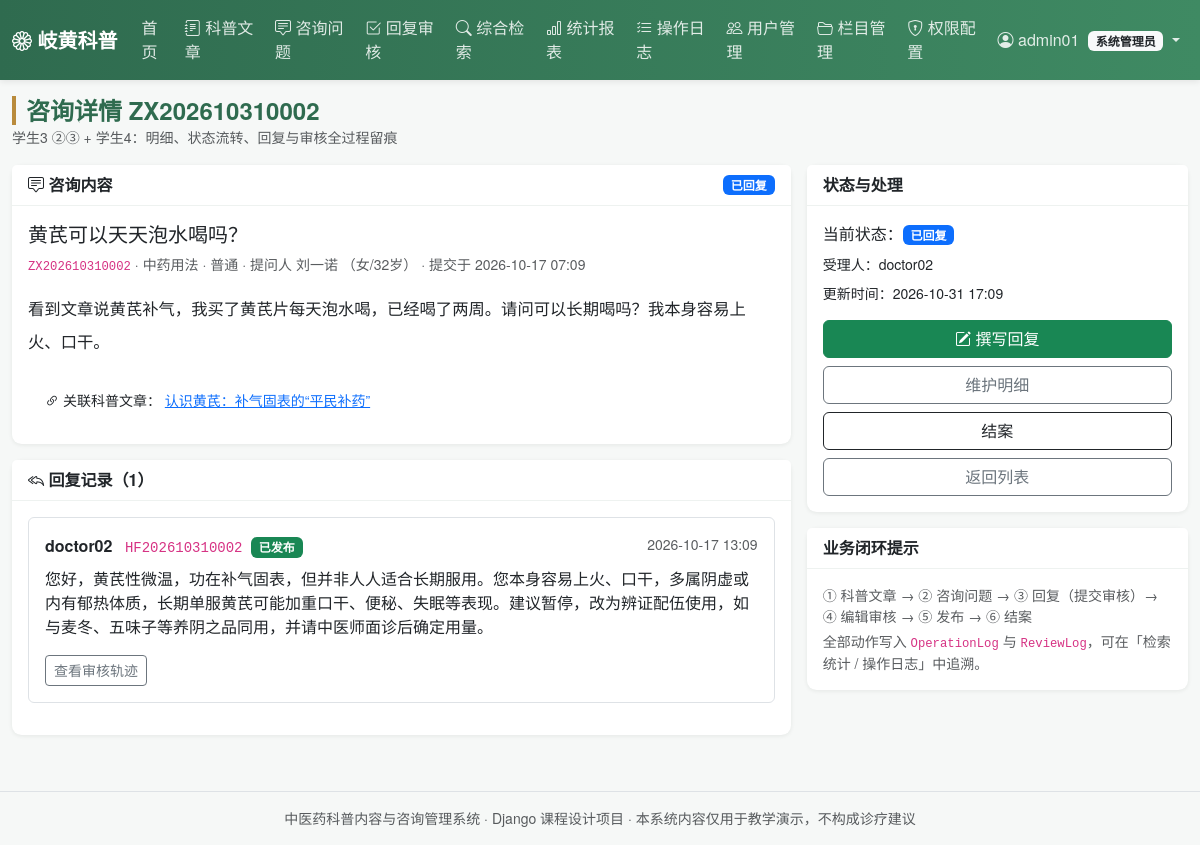
The page /consult/2/ (signed in) on the database its author committed.
### main_app/models.py (models this page shows, shortened)
class Menu(models.Model):
    name = models.CharField('菜单名称', max_length=50)
    code = models.CharField('权限编码', max_length=50, unique=True,
                            help_text='与装饰器 module_required 使用的编码一致')
    url_name = models.CharField('对应路由名', max_length=100, blank=True)
    icon = models.CharField('图标类名', max_length=50, blank=True, default='bi-grid')
    roles = models.CharField('可见角色', max_length=100, default='admin,editor,consultant,user',
                             help_text='逗号分隔：admin,editor,consultant,user')
    order = models.IntegerField('排序', default=0)
    is_active = models.BooleanField('启用', default=True)
    class Meta:
        verbose_name = '菜单权限'
        verbose_name_plural = '菜单权限'
        ordering = ['order', 'id']
    @property
    def role_list(self):
        return [r.strip() for r in self.roles.split(',') if r.strip()]
    def visible_to(self, role):
        return self.is_active and role in self.role_list

class Consult(models.Model):
    TYPE_CHOICES = (
        ('symptom', '症状咨询'),
        ('herb', '中药用法'),
        ('diet', '食疗养生'),
        ('acupoint', '穴位理疗'),
        ('other', '其他'),
    )
    STATUS_CHOICES = (
        ('pending', '待受理'),
        ('processing', '处理中'),
        ('replied', '已回复'),
        ('closed', '已结案'),
    )
    URGENCY_CHOICES = ((1, '普通'), (2, '较急'), (3, '紧急'))
    consult_no = models.CharField('咨询编号', max_length=32, unique=True, editable=False)
    title = models.CharField('咨询标题', max_length=120)
    consult_type = models.CharField('咨询类型', max_length=20, choices=TYPE_CHOICES, default='symptom')
    content = models.TextField('咨询内容')
    urgency = models.PositiveSmallIntegerField('紧急程度', choices=URGENCY_CHOICES, default=1)
    asker = models.ForeignKey(User, on_delete=models.CASCADE,
                              related_name='my_consults', verbose_name='提问用户')
    asker_name = models.CharField('提问人', max_length=30, blank=True)
    asker_gender = models.CharField('性别', max_length=4, blank=True,
                                    choices=(('男', '男'), ('女', '女')))
    asker_age = models.PositiveSmallIntegerField('年龄', null=True, blank=True)
    contact = models.CharField('联系方式', max_length=50, blank=True)
    related_article = models.ForeignKey(Article, on_delete=models.SET_NULL, null=True, blank=True,
                                        related_name='consults', verbose_name='关联科普文章')
    handler = models.ForeignKey(User, on_delete=models.SET_NULL, null=True, blank=True,
                                related_name='handled_consults', verbose_name='受理人')
    status = models.CharField('状态', max_length=20, choices=STATUS_CHOICES, default='pending')
    created_at = models.DateTimeField('提交时间', auto_now_add=True)
    updated_at = models.DateTimeField('更新时间', auto_now=True)
    class Meta:
        verbose_name = '咨询问题'
        verbose_name_plural = '咨询问题'
        ordering = ['-created_at']
    @property
    def status_color(self):
        return {'pending': 'danger', 'processing': 'warning',
                'replied': 'primary', 'closed': 'success'}.get(self.status, 'secondary')

class Article(models.Model):
    STATUS_CHOICES = (
        ('draft', '草稿'),
        ('published', '已发布'),
        ('offline', '已下架'),
    )
    title = models.CharField('文章标题', max_length=120)
    subtitle = models.CharField('副标题', max_length=120, blank=True)
    category = models.ForeignKey(Category, on_delete=models.PROTECT,
                                 related_name='articles', verbose_name='所属栏目')
    tags = models.ManyToManyField(Tag, blank=True, related_name='articles', verbose_name='标签')
    author = models.CharField('作者', max_length=50)
    source = models.CharField('来源', max_length=100, blank=True, default='本站原创')
    summary = models.CharField('摘要', max_length=300, blank=True)
    content = models.TextField('正文')
    cover_image = models.ImageField('封面图', upload_to='article_cover/%Y/%m/', blank=True, null=True)
    status = models.CharField('状态', max_length=20, choices=STATUS_CHOICES, default='draft')
    is_top = models.BooleanField('是否置顶', default=False)
    views = models.PositiveIntegerField('浏览量', default=0)
    created_by = models.ForeignKey(User, on_delete=models.SET_NULL, null=True,
                                   related_name='articles', verbose_name='创建人')
    created_at = models.DateTimeField('创建时间', auto_now_add=True)
    updated_at = models.DateTimeField('更新时间', auto_now=True)
    published_at = models.DateTimeField('发布时间', null=True, blank=True)
    class Meta:
        verbose_name = '科普文章'
        verbose_name_plural = '科普文章'
        ordering = ['-is_top', '-created_at']

class Reply(models.Model):
    STATUS_CHOICES = (
        ('draft', '草稿'),
        ('submitted', '待审核'),
        ('approved', '审核通过'),
        ('rejected', '审核驳回'),
        ('published', '已发布'),
    )
    consult = models.ForeignKey(Consult, on_delete=models.CASCADE,
                                related_name='replies', verbose_name='所属咨询')
    reply_no = models.CharField('回复编号', max_length=32, unique=True, editable=False)
    content = models.TextField('回复内容')
    replier = models.ForeignKey(User, on_delete=models.SET_NULL, null=True,
                                related_name='replies', verbose_name='回复人')
    status = models.CharField('状态', max_length=20, choices=STATUS_CHOICES, default='draft')
    is_exception = models.BooleanField('异常备注', default=False)
    exception_note = models.CharField('异常说明', max_length=200, blank=True)
    created_at = models.DateTimeField('创建时间', auto_now_add=True)
    updated_at = models.DateTimeField('更新时间', auto_now=True)
    class Meta:
        verbose_name = '咨询回复'
        verbose_name_plural = '咨询回复'
        ordering = ['-created_at']
    @property
    def status_color(self):
        return {'draft': 'secondary', 'submitted': 'warning', 'approved': 'info',
                'rejected': 'danger', 'published': 'success'}.get(self.status, 'secondary')

### main_app/views.py (the view)
# urls.py: path('consult/<int:pk>/', views.consult_detail, name='consult_detail'),
@login_required
@module_required('consult_manage')
def consult_detail(request, pk):
    obj = get_object_or_404(Consult.objects.select_related('asker', 'handler'), pk=pk)
    role = role_of(request.user)
    if role == 'user' and obj.asker_id != request.user.id:
        messages.error(request, '您只能查看自己提交的咨询。')
        return redirect('main_app:consult_list')
    return render(request, 'consult/detail.html', {
        'obj': obj,
        'replies': obj.replies.select_related('replier')
                              .prefetch_related('reviews__operator', 'attachments'),
        'can_handle': role in ('admin', 'consultant'),
        'can_review': role in ('admin', 'editor'),
        'is_owner': obj.asker_id == request.user.id,
    })

### templates/consult/detail.html (shortened to what this page needs)
{% extends 'base.html' %}
{% block page_title %}咨询详情 {{ obj.consult_no }}{% endblock %}
{% block page_desc %}学生3 ②③ + 学生4：明细、状态流转、回复与审核全过程留痕{% endblock %}
{% block content %}
<div class="row g-3">
    <div class="col-lg-8">
        <div class="card mb-3">
            <div class="card-header d-flex justify-content-between align-items-center">
                <span><i class="bi bi-chat-square-text"></i> 咨询内容</span>
                <span class="badge bg-{{ obj.status_color }}">{{ obj.get_status_display }}</span>
            </div>
            <div class="card-body">
                <h5>{{ obj.title }}</h5>
                <div class="text-muted small mb-3">
                    <code>{{ obj.consult_no }}</code> ·
                    {{ obj.get_consult_type_display }} ·
                    {% if obj.urgency == 3 %}<span class="text-danger">紧急</span>{% else %}{{ obj.get_urgency_display }}{% endif %} ·
                    提问人 {{ obj.asker_name|default:obj.asker.username }}
                    {% if obj.asker_gender %}（{{ obj.asker_gender }}{% if obj.asker_age %}/{{ obj.asker_age }}岁{% endif %}）{% endif %} ·
                    提交于 {{ obj.created_at|date:'Y-m-d H:i' }}
                </div>
                <div class="article-content">{{ obj.content|linebreaks }}</div>
                {% if obj.related_article %}
                    <div class="alert alert-success-subtle mt-3 mb-0 small">
                        <i class="bi bi-link-45deg"></i> 关联科普文章：
                        <a href="{% url 'main_app:article_detail' obj.related_article.pk %}">{{ obj.related_article.title }}</a>
                    </div>
                {% endif %}
            </div>
        </div>
        <div class="card mb-3">
            <div class="card-header"><i class="bi bi-reply-all"></i> 回复记录（{{ replies|length }}）</div>
            <div class="card-body">
                {% for r in replies %}
                    <div class="border rounded p-3 mb-3">
                        <div class="d-flex justify-content-between">
                            <div>
                                <strong>{{ r.replier.username|default:'—' }}</strong>
                                <code class="ms-2 small">{{ r.reply_no }}</code>
                                <span class="badge bg-{{ r.status_color }} ms-1">{{ r.get_status_display }}</span>
                            </div>
                            <small class="text-muted">{{ r.created_at|date:'Y-m-d H:i' }}</small>
                        </div>
                        <div class="mt-2">{{ r.content|linebreaks }}</div>
                        <div class="mt-2">
                            <a class="btn btn-sm btn-outline-secondary" href="{% url 'main_app:reply_detail' r.pk %}">
                                查看审核轨迹
                            </a>
                        </div>
                    </div>
                {% empty %}
                    <p class="text-muted mb-0">暂无回复。{% if can_handle %}点击右侧「撰写回复」开始答复。{% endif %}</p>
                {% endfor %}
            </div>
        </div>
    </div>
    <div class="col-lg-4">
        <div class="card mb-3">
            <div class="card-header">状态与处理</div>
            <div class="card-body">
                <p class="mb-2">当前状态：<span class="badge bg-{{ obj.status_color }}">{{ obj.get_status_display }}</span></p>
                <p class="mb-2 small">受理人：{{ obj.handler.username|default:'未分配' }}</p>
                <p class="mb-3 small">更新时间：{{ obj.updated_at|date:'Y-m-d H:i' }}</p>
                <div class="d-grid gap-2">
                    {% if can_handle %}
                        {% if obj.status != 'closed' %}
                            <a class="btn btn-success" href="{% url 'main_app:reply_create' obj.pk %}">
                                <i class="bi bi-pencil-square"></i> 撰写回复
                            </a>
                        {% endif %}
                        <a class="btn btn-outline-secondary" href="{% url 'main_app:consult_edit' obj.pk %}">维护明细</a>
                        {% if obj.status != 'closed' %}
                            <form method="post" action="{% url 'main_app:consult_close' obj.pk %}"
                                  onsubmit="return confirm('确认结案？结案后不可再回复。');">
                                <button class="btn btn-outline-dark w-100">结案</button>
                            </form>
                        {% endif %}
                    {% else %}
                        <span class="text-muted small">当前角色仅可查看，无处理权限。</span>
                    {% endif %}
                    <a class="btn btn-outline-secondary" href="{% url 'main_app:consult_list' %}">返回列表</a>
                </div>
            </div>
        </div>
        <div class="card">
            <div class="card-header">业务闭环提示</div>
            <div class="card-body small text-muted">
                <p class="mb-1">① 科普文章 → ② 咨询问题 → ③ 回复（提交审核）→ ④ 编辑审核 → ⑤ 发布 → ⑥ 结案</p>
                <p class="mb-0">全部动作写入 <code>OperationLog</code> 与 <code>ReviewLog</code>，可在「检索统计 / 操作日志」中追溯。</p>
            </div>
        </div>
    </div>
</div>
{% endblock %}

### templates/base.html (shortened to what this page needs)
{% load static %}<!DOCTYPE html>
<html lang="zh-CN">
<head>
    <link href="https://cdn.jsdelivr.net/npm/bootstrap@5.3.3/dist/css/bootstrap.min.css" rel="stylesheet">
    <link href="https://cdn.jsdelivr.net/npm/bootstrap-icons@1.11.3/font/bootstrap-icons.css" rel="stylesheet">
    <link href="{% static 'css/style.css' %}" rel="stylesheet">
</head>
<body>
<nav class="navbar navbar-expand-lg navbar-dark tcm-navbar sticky-top">
    <div class="container-fluid">
        <a class="navbar-brand fw-bold" href="{% url 'main_app:index' %}">
            <i class="bi bi-flower1"></i> 岐黄科普
        </a>
        <div class="collapse navbar-collapse" id="navMenu">
            <ul class="navbar-nav me-auto">
                <li class="nav-item">
                    <a class="nav-link {% if request.resolver_match.url_name == 'index' %}active{% endif %}"
                       href="{% url 'main_app:index' %}">首页</a>
                </li>
                {% for m in nav_menus %}
                    <li class="nav-item">
                        <a class="nav-link" href="{% if m.url_name %}{% url m.url_name %}{% else %}#{% endif %}">
                            <i class="bi {{ m.icon|default:'bi-grid' }}"></i> {{ m.name }}
                        </a>
                    </li>
                {% endfor %}
            </ul>
            <ul class="navbar-nav">
                {% if user.is_authenticated %}
                    <li class="nav-item dropdown">
                        <a class="nav-link dropdown-toggle" href="#" data-bs-toggle="dropdown">
                            <i class="bi bi-person-circle"></i>
                            {% if profile %}{{ profile.display_name }}{% else %}{{ user.username }}{% endif %}
                            <span class="badge bg-light text-dark ms-1">{{ current_role_label }}</span>
                        </a>
                    </li>
                {% else %}
                    <li class="nav-item"><a class="nav-link" href="{% url 'main_app:login' %}">登录</a></li>
                    <li class="nav-item"><a class="btn btn-sm btn-light ms-2 mt-1" href="{% url 'main_app:register' %}">注册</a></li>
                {% endif %}
            </ul>
        </div>
    </div>
</nav>
<div class="container-fluid py-3">
    <div class="d-flex justify-content-between align-items-center mb-3">
        <div>
            <h4 class="mb-0 page-title">{% block page_title %}{% endblock %}</h4>
            <small class="text-muted">{% block page_desc %}{% endblock %}</small>
        </div>
    </div>
    {% block content %}{% endblock %}
</div>
<footer class="text-center text-muted py-3 small border-top mt-4">
    中医药科普内容与咨询管理系统 · Django 课程设计项目 · 本系统内容仅用于教学演示，不构成诊疗建议
</footer>
</body>
</html>

### rows shown on the page
Menu: name "科普文章"
Menu: name "咨询问题"
Menu: name "回复审核"
Menu: name "综合检索"
Menu: name "统计报表"
Menu: name "操作日志"
Menu: name "用户管理"
Menu: name "栏目管理"
Menu: name "权限配置"
Consult: consult_no "ZX202610310002", status "已回复", title "黄芪可以天天泡水喝吗？", consult_type "中药用法", urgency "普通", asker_name "刘一诺", asker_gender "女", asker_age "32", created_at "2026-10-17 07:09", content "看到文章说黄芪补气，我买了黄芪片每天泡水喝，已经喝了两周。请问可以长期喝吗？我本身容易上火、口干。", related_article "认识黄芪：补气固表的“平民补药”", handler.username "doctor02", updated_at "2026-10-31 17:09"
Reply: replier.username "doctor02", reply_no "HF202610310002", status "已发布", created_at "2026-10-17 13:09", content "您好，黄芪性微温，功在补气固表，但并非人人适合长期服用。您本身容易上火、口干，多属阴虚或内有郁热体质，长期单服黄芪可能加重口干、便秘、失眠等表现。建议暂停，改为辨证配伍使用，如与麦冬、五味子等养阴之品同用，并请中医师面诊后确定用量。"

### other values the page prints
{{ user.username }} "admin01"
{{ current_role_label }} "系统管理员"
{{ replies|length }} "1"
